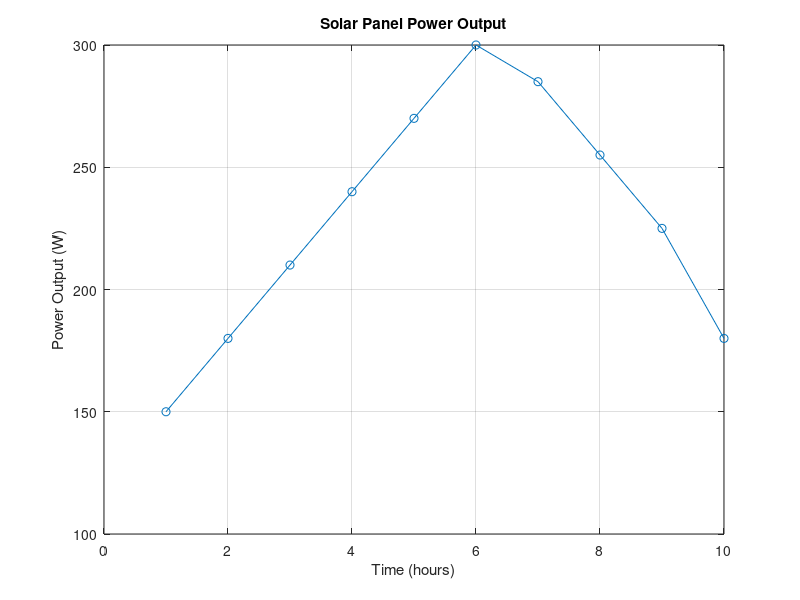

This figure's MATLAB source:
% Solar Panel Parameters
P_max = 300; % Nominal power in Watts
I_STC = 1000; % Light intensity at STC in W/m^2
panel_efficiency = 0.18; % Panel efficiency (if given)
panel_area = 1.6; % Panel area in m^2 (if needed)

% Measured Data (example data)
I = [500, 600, 700, 800, 900, 1000, 950, 850, 750, 600]; % Light intensity in W/m^2
dt = 1; % Time interval in hours (can be minutes, but ensure units match)

% Calculate Power Output
P = P_max * (I / I_STC); % Power generated at each time interval

% Optional: If efficiency is provided, use this instead:
% P = panel_efficiency * panel_area * I;

% Calculate Energy Output
E = sum(P) * dt; % Total energy in Watt-hours (Wh)

% Display Results
disp(['Total Energy Output: ', num2str(E), ' Wh']);

% Plot Results
time = 1:length(I); % Assuming time intervals are uniform
figure;
plot(time, P, '-o');
xlabel('Time (hours)');
ylabel('Power Output (W)');
title('Solar Panel Power Output');
grid on;
